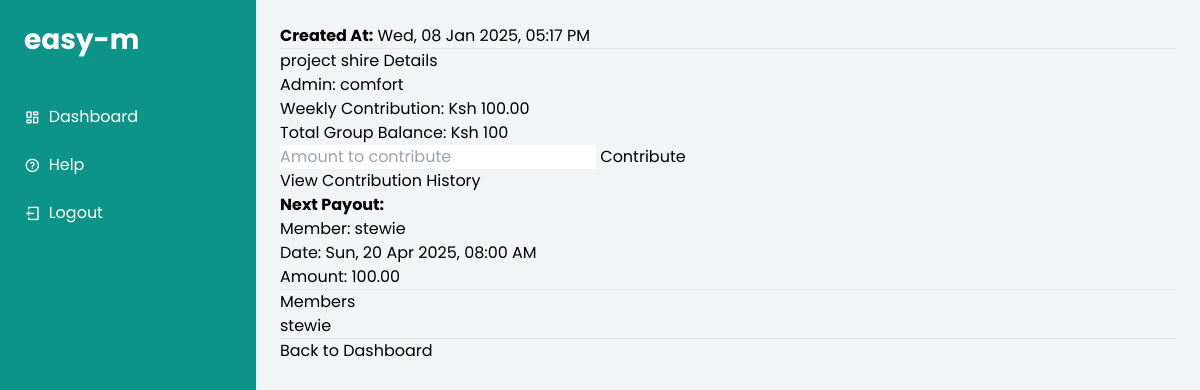
Screenshot of /group/1/ (signed in) with the database file from the repository.
### contributions/models.py (models this page shows, shortened)
class Group(models.Model):
    name = models.CharField(max_length=100)
    members = models.ManyToManyField(User)
    weekly_contribution = models.DecimalField(max_digits=10, decimal_places=2)
    interest_rate = models.DecimalField(max_digits=5, decimal_places=2, default=25)
    admin = models.ForeignKey(User, on_delete=models.CASCADE, related_name='admin_groups')
    join_code = models.CharField(max_length=8, blank=True, null=True)
    created_at = models.DateTimeField(auto_now_add=True)
    cycle_length = models.PositiveIntegerField(default=7)  # Length of payout cycle in days

### contributions/views.py (the view, shortened to what this page needs)
# urls.py: path('group/<int:group_id>/', views.group_detail, name='group_detail'),
@login_required
def group_detail(request, group_id):
    group = get_object_or_404(Group, id=group_id)
    contributions = Contribution.objects.filter(group=group).order_by('-contribution_date')
    if request.user not in group.members.all():
        messages.error(request, "You are not authorized to view this group.")
        return redirect('dashboard')
    contributions = group.contribution_set.all()  # Fetch all contributions for this group
    total_balance = contributions.aggregate(total=models.Sum('amount'))['total'] or 0
    group_balances = contributions.values('group').annotate(total_amount=Sum('amount'))
    form = MemberManagementForm()
    members = group.members.all().order_by('username')  # Alphabetical order
    total_balance = group.contribution_set.aggregate(total=models.Sum('amount'))['total'] or 0
    cycle_length = group.payoutcycle_set.count()
    next_member_index = cycle_length % members.count()  # Circular index
    next_member = members[next_member_index]
    next_payout_date = (now() + timedelta(days=(6 - now().weekday()))).replace(hour=8, minute=0, second=0, microsecond=0)
    return render(request, 'contributions/group_detail.html', {
        'group': group,
        'form': form,
        'contributions': contributions,
        'total_balance': total_balance,
        'group_balances': group_balances,
        'next_member': next_member,
        'next_payout_date': next_payout_date,
        'created_at': group.created_at,
    })

### contributions/forms.py
class MemberManagementForm(forms.Form):
    user = forms.ModelChoiceField(queryset=User.objects.all(), label="Select User")
    action = forms.ChoiceField(choices=[('add', 'Add'), ('remove', 'Remove')], label="Action")

### contributions/templates/contributions/group_detail.html (shortened to what this page needs)
{% extends 'contributions/base.html' %}
{% block content %}
<section class="hero">
<div class="hero-text">
<p><strong>Created At:</strong> {{ group.created_at|date:"D, d M Y, h:i A" }}</p>
<hr>
<h2>{{ group.name }} Details</h2>
<p>Admin: {{ group.admin.username }}</p>
<p>Weekly Contribution: Ksh {{ group.weekly_contribution }}</p>
<p>Total Group Balance: Ksh {{ total_balance }}</p>
<form method="post" action="{% url 'contribute' %}">
    <input type="number" name="amount" placeholder="Amount to contribute">
    <button type="submit">Contribute</button>
</form>
<a href="{% url 'contribution_history' group.id %}">View Contribution History</a>
<p><strong>Next Payout:</strong></p>
<ul>
    <p>Member: {{ next_member.username }}</p>
    <p>Date: {{ next_payout_date|date:"D, d M Y, h:i A" }}</p>
    <p>Amount: {{ total_balance|floatformat:2 }}</p>
</ul>
<hr>
<h2>Members</h2>
<ul>
    {% for member in group.members.all %}
        <p>{{ member.username }}</p>
    {% endfor %}
</ul>
<hr>
<a href="{% url 'dashboard' %}">Back to Dashboard</a>
</div>
</section>
{% endblock %}

### contributions/static/css/style.css (style rules this page uses)
* { margin: 0; padding: 0; box-sizing: border-box; font-family: 'Poppins', sans-serif; list-style: none; text-decoration: none; }
body { background-color: #F7F7F7; }
:root { --teal-600: #4ABDAC; --charcoal: #333333; --coral: #FC4A1A; }

### rows the page displays
Group: created_at "Wed, 08 Jan 2025, 05:17 PM", name "project shire", admin.username "comfort", weekly_contribution "100.00"

### other values shown
{{ total_balance }} "100"
{{ next_member.username }} "stewie"
{{ next_payout_date|date:"D, d M Y, h:i A" }} "Sun, 20 Apr 2025, 08:00 AM"
{{ total_balance|floatformat:2 }} "100.00"
{{ member.username }} "stewie"
